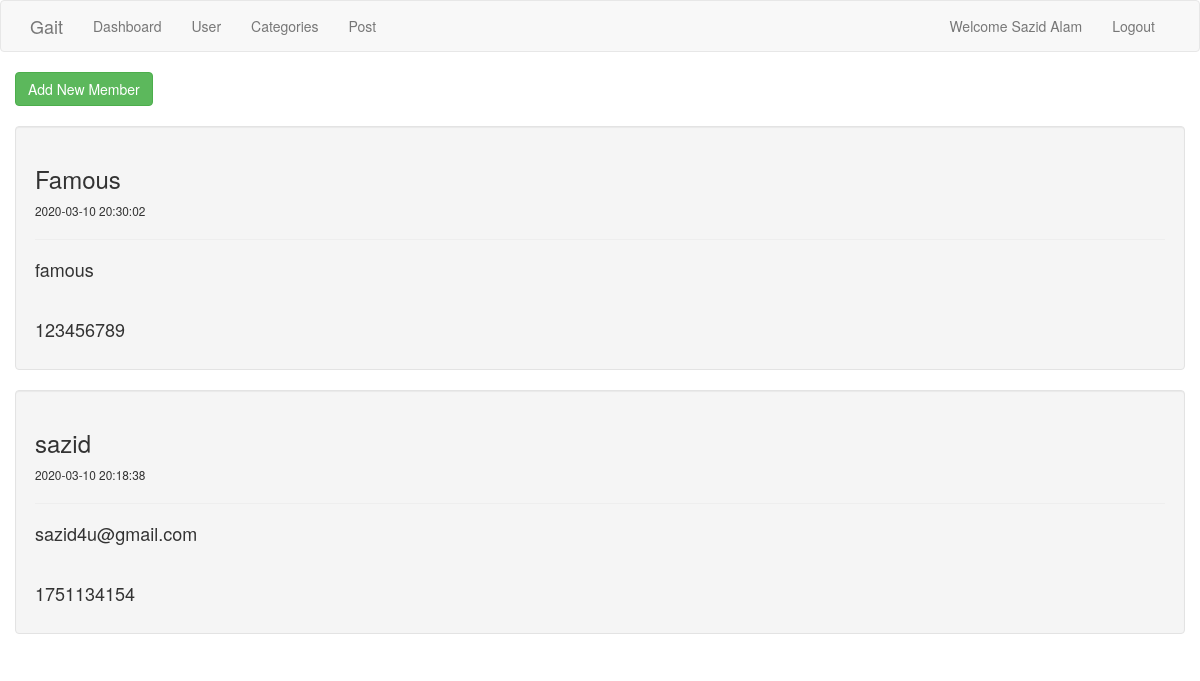
The page /member (signed in) on the database its author committed.
### tables this page shows
CREATE TABLE IF NOT EXISTS `member` (
  `id` int(11) NOT NULL AUTO_INCREMENT,
  `name` varchar(255) NOT NULL,
  `email` varchar(255) NOT NULL,
  `contact_no` int(11) NOT NULL,
  `password` varchar(255) NOT NULL,
  `create_date` datetime NOT NULL DEFAULT CURRENT_TIMESTAMP,
  PRIMARY KEY (`id`)
);

### classes/Bootstrap.php (called while the page is built)
<?php
class Bootstrap{
	private $controller;
	private $action;
	private $request;
	public function __construct($request){
		$this->request = $request;
		if($this->request['controller'] == ""){
			$this->controller = 'home';
		} else {
			$this->controller = $this->request['controller'];
		}
		if($this->request['action'] == ""){
			$this->action = 'index';
		} else {
			$this->action = $this->request['action'];
		}
	}
	public function createController(){
		if(class_exists($this->controller)){
			$parents = class_parents($this->controller);
			if(in_array("Controller", $parents)){
				if(method_exists($this->controller, $this->action)){
					return new $this->controller($this->action, $this->request);
				} else {
					echo '<h1>Method does not exist</h1>';
					return;
				}
			} else {
				echo '<h1>Base controller not found</h1>';
				return;
			}
		} else {
			echo '<h1>Controller class does not exist</h1>';
			return;
		}
	}
}

### controllers/member.php (called while the page is built, shortened)
<?php
class Member extends Controller{
	protected function Index(){
		$viewmodel = new MemberModel();
		$this->returnView($viewmodel->Index(), true);
	}
}

### classes/Model.php (called while the page is built, shortened)
<?php
abstract class Model{
	protected $dbh;
	protected $stmt;
	public function __construct(){
		$this->dbh = new PDO("mysql:host=".DB_HOST.";dbname=".DB_NAME, DB_USER, DB_PASS);
	}
	public function query($query){
		$this->stmt = $this->dbh->prepare($query);
	}
	public function execute(){
		$this->stmt->execute();
	}
	public function resultSet(){
		$this->execute();
		return $this->stmt->fetchAll(PDO::FETCH_ASSOC);
	}
}

### models/member.php (called while the page is built, shortened)
<?php
class MemberModel extends Model{
	public function Index(){
		$this->query('SELECT * FROM member ORDER BY create_date DESC');
		$rows = $this->resultSet();
		return $rows;
	}
}

### views/member/index.php (the view)
<div>
	<?php if(isset($_SESSION['is_logged_in'])) : ?>
	<a class="btn btn-success btn-share" href="<?php echo ROOT_PATH; ?>member/add">Add New Member</a>
	<?php foreach($viewmodel as $item) : ?>
		<div class="well">
			<h3><?php echo $item['name']; ?></h3>
			<small><?php echo $item['create_date']; ?></small>
			<hr />
			<h4><?php echo $item['email']; ?></h4>
			<br />
			<h4><?php echo $item['contact_no']; ?></h4>
		</div>
	<?php endforeach; ?>
	<?php endif; ?>
</div>

### index.php (shortened to what this page needs)
<?php
require('classes/Bootstrap.php');
require('classes/Controller.php');
require('classes/Model.php');
require('controllers/member.php');
require('models/member.php');
$bootstrap = new Bootstrap($_GET);
$controller = $bootstrap->createController();
if($controller){
	$controller->executeAction();
}

### classes/Controller.php (shortened to what this page needs)
<?php
abstract class Controller{
	protected $action;
	public function __construct($action, $request){
		$this->action = $action;
	}
	public function executeAction(){
		return $this->{$this->action}();
	}
	protected function returnView($viewmodel, $fullview){
		$view = 'views/'. get_class($this). '/' . $this->action. '.php';
		if($fullview){
			require('views/main.php');
		} else {
			require($view);
		}
	}
}

### views/main.php (shortened to what this page needs)
<html>
<head>
	<link rel="stylesheet" href="<?php echo ROOT_PATH; ?>assets/css/bootstrap.css">
	<link rel="stylesheet" href="<?php echo ROOT_PATH; ?>assets/css/style.css">
  <link rel="stylesheet" href="<?php echo ROOT_PATH; ?>assets/css/font-awasome.min.css">
</head>
<body>
	<nav class="navbar navbar-default">
      <div class="container">
        <div class="navbar-header">
          <a class="navbar-brand" href="<?php echo ROOT_URL; ?>">Gait</a>
        </div>
        <div id="navbar" class="collapse navbar-collapse">
          <ul class="nav navbar-nav">
            <li><a href="">Dashboard</a></li>
            <li><a href="<?php echo ROOT_URL; ?>member">User</a></li>
            <li><a href="<?php echo ROOT_URL; ?>category">Categories</a></li>
            <li><a href="<?php echo ROOT_URL; ?>shares">Post</a></li>
          </ul>
          <ul class="nav navbar-nav navbar-right">
            <?php if(isset($_SESSION['is_logged_in'])) : ?>
            <li><a href="<?php echo ROOT_URL; ?>">Welcome <?php echo $_SESSION['user_data']['name']; ?></a></li>
            <li><a href="<?php echo ROOT_URL; ?>users/logout">Logout</a></li>
          <?php else : ?>
            <li><a href="<?php echo ROOT_URL; ?>users/register">Register</a></li>
          <?php endif; ?>
          </ul>
        </div>
      </div>
    </nav>
    <div class="container">
     <div class="row">
     	<?php require($view); ?>
     </div>
    </div>
</body>
</html>

### assets/css/style.css (style rules this page uses)
.btn-share { margin-bottom:20px; }

### rows shown on the page
member: name "Famous", create_date "2020-03-10 20:30:02", email "famous", contact_no "123456789"
member: name "sazid", create_date "2020-03-10 20:18:38", email "sazid4u@gmail.com", contact_no "1751134154"

### other values the page prints
$_SESSION['user_data']['name'] "Sazid Alam"
